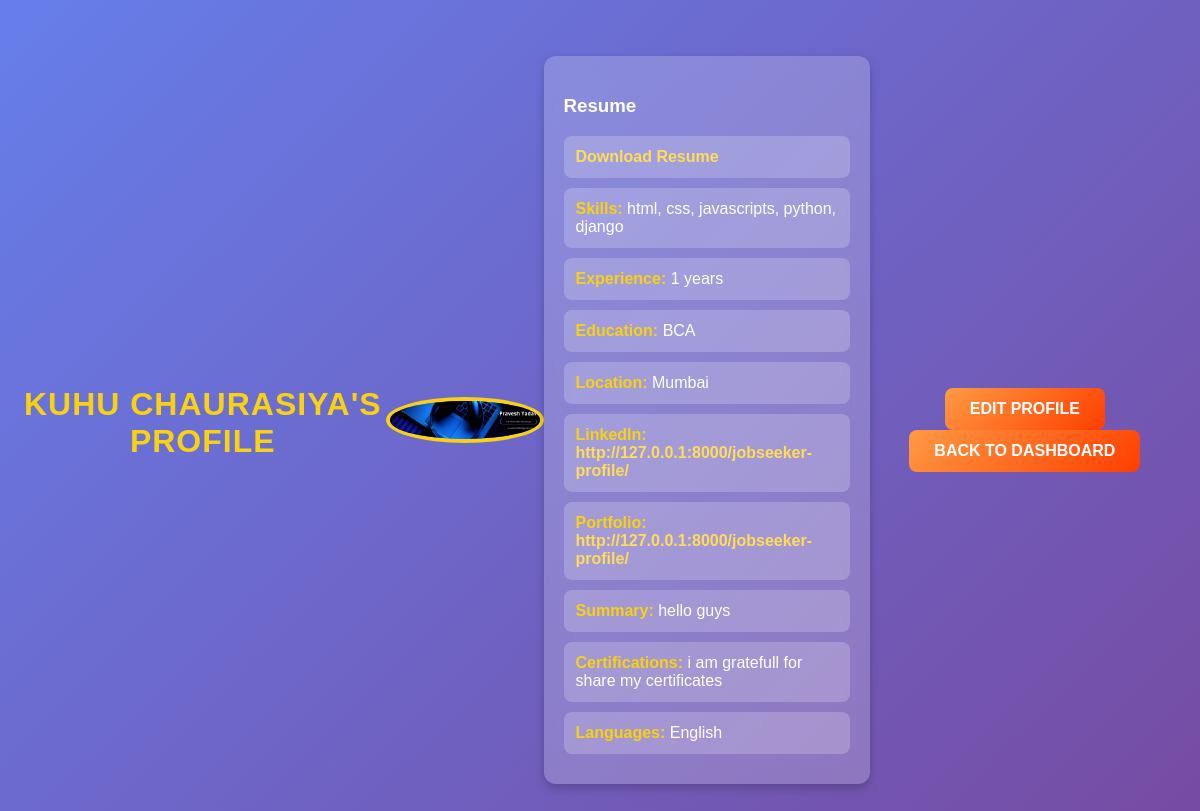
Screenshot of /jobseeker-profile/ (signed in) with the database file from the repository.
### jobs/models.py (models this page shows, shortened)
class JobSeeker(models.Model):
    user = models.OneToOneField(User, on_delete=models.CASCADE)
    first_name = models.CharField(max_length=30)
    last_name = models.CharField(max_length=30)
    resume = models.FileField(upload_to='resumes/')
    profile_picture = models.ImageField(upload_to='profile_pictures/', blank=True, null=True)
    skills = models.TextField(help_text="List skills separated by commas.")
    experience = models.CharField(max_length=500, null=True, blank=True)
    education = models.CharField(max_length=100)
    phone_number = models.CharField(max_length=15, blank=True, null=True)
    location = models.CharField(max_length=100, help_text="City, Country")
    linkedin_url = models.URLField(blank=True, null=True)
    portfolio_url = models.URLField(blank=True, null=True)
    summary = models.TextField(blank=True, help_text="A brief professional summary or bio.")
    certifications = models.TextField(blank=True, help_text="Certifications separated by commas.")
    languages = models.CharField(max_length=200, blank=True, help_text="Languages spoken, separated by commas.")
    is_premium = models.BooleanField(default=False)  # New field

### jobs/views.py (the view, shortened to what this page needs)
# urls.py: path('jobseeker-profile/', views.JobSeekerProfileView.as_view(), name='job_seeker_profile'),  # Job Seeker Profile View
class JobSeekerProfileView(LoginRequiredMixin, View):
    login_url = '/login/'
    def get(self, request):
        job_seeker, created = JobSeeker.objects.get_or_create(user=request.user)
        if created or not job_seeker.first_name or not job_seeker.skills:
            form = JobSeekerProfileForm(instance=job_seeker)
            return render(request, 'job_seeker_profile_form.html', {'form': form})
        return render(request, 'job_seeker_profile_detail.html', {'job_seeker': job_seeker})

### jobs/templates/job_seeker_profile_detail.html (shortened to what this page needs)
<!DOCTYPE html>
<html lang="en">
<head>
</head>
<body>
    <h2>{{ job_seeker.first_name }} {{ job_seeker.last_name }}'s Profile</h2>
    {% if job_seeker.profile_picture %}
        <img src="{{ job_seeker.profile_picture.url }}" alt="Profile Picture">
    {% else %}
        <p style="text-align: center;">No profile picture uploaded.</p>
    {% endif %}
    <div class="profile-info">
        <h3>Resume</h3>
        {% if job_seeker.resume %}
            <p><a href="{{ job_seeker.resume.url }}" target="_blank">Download Resume</a></p>
        {% else %}
            <p>No resume uploaded.</p>
        {% endif %}
        <p><strong>Skills:</strong> {{ job_seeker.skills }}</p>
        <p><strong>Experience:</strong> {{ job_seeker.experience }} years</p>
        <p><strong>Education:</strong> {{ job_seeker.education }}</p>
        <p><strong>Location:</strong> {{ job_seeker.location }}</p>
        <p><strong>LinkedIn:</strong> <a href="{{ job_seeker.linkedin_url }}">{{ job_seeker.linkedin_url }}</a></p>
        <p><strong>Portfolio:</strong> <a href="{{ job_seeker.portfolio_url }}">{{ job_seeker.portfolio_url }}</a></p>
        <p><strong>Summary:</strong> {{ job_seeker.summary }}</p>
        <p><strong>Certifications:</strong> {{ job_seeker.certifications }}</p>
        <p><strong>Languages:</strong> {{ job_seeker.languages }}</p>
    </div>
    <div class="nav-links">
        <a href="{% url 'job_seeker_profile_edit' %}">Edit Profile</a>
        <a href="{% url 'job_seeker_dashboard' %}">Back to Dashboard</a>
    </div>
</body>
</html>

### jobs/templates/job_seeker_profile_detail.html (style rules this page uses)
body { margin: 0; font-family: 'Poppins', sans-serif; background: linear-gradient(135deg, #667eea, #764ba2); color: #fff; padding: 20px; display: flex; align-items: center; justify-content: center; min-height: 100vh; text-align: center; }
h2 { font-size: 2rem; font-weight: 600; text-transform: uppercase; letter-spacing: 1px; color: #f8d210; margin-bottom: 20px; }
img { display: block; margin: 20px auto; max-width: 150px; border-radius: 50%; border: 4px solid #f8d210; transition: transform 0.3s ease-in-out; }
.profile-info { text-align: left; background: rgba(255, 255, 255, 0.2); padding: 20px; border-radius: 12px; backdrop-filter: blur(10px); box-shadow: 0px 4px 10px rgba(0, 0, 0, 0.2); }
.profile-info p { font-size: 1rem; background: rgba(255, 255, 255, 0.2); padding: 12px; border-radius: 8px; margin: 10px 0; font-weight: 500; }
.profile-info strong { color: #f8d210; }
.profile-info a { color: #ffdd57; font-weight: bold; text-decoration: none; transition: 0.3s; }
.nav-links { margin-top: 20px; }
.nav-links a { display: inline-block; background: linear-gradient(135deg, #ff9a44, #ff3e00); color: white; padding: 12px 25px; border-radius: 8px; text-decoration: none; font-weight: bold; text-transform: uppercase; transition: 0.3s; margin: 0 10px; }

### rows the page displays
JobSeeker: first_name "KUHU", last_name "CHAURASIYA", profile_picture (picture), skills "html, css, javascripts, python, django", experience "1", education "BCA", location "Mumbai", linkedin_url "http://127.0.0.1:8000/jobseeker-profile/", portfolio_url "http://127.0.0.1:8000/jobseeker-profile/", summary "hello guys", certifications "i am gratefull for share my certificates", languages "English"
